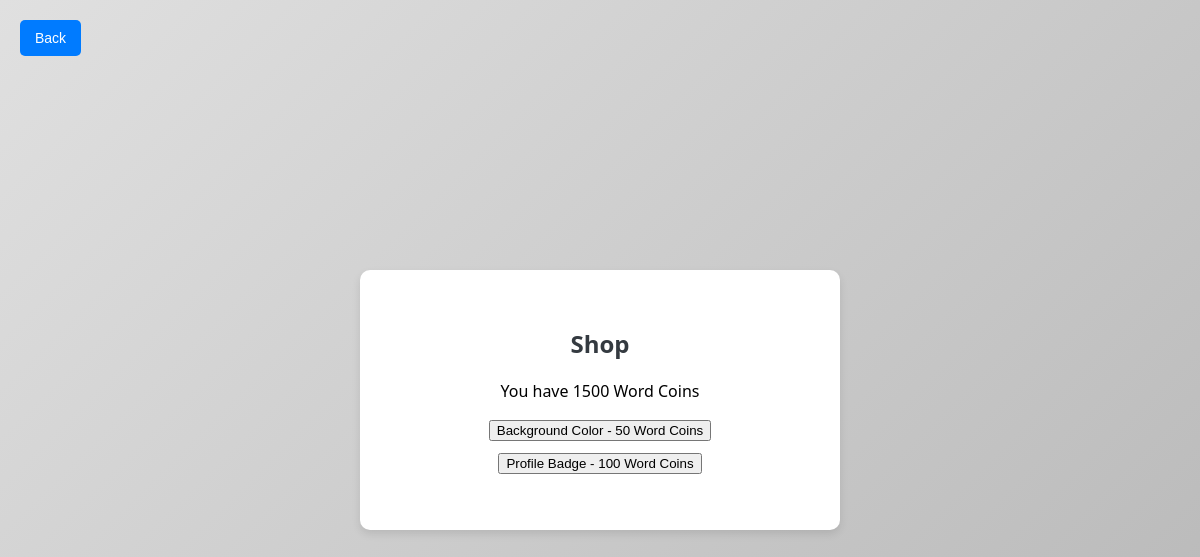
Page /shop (signed in) on the earlier database version.
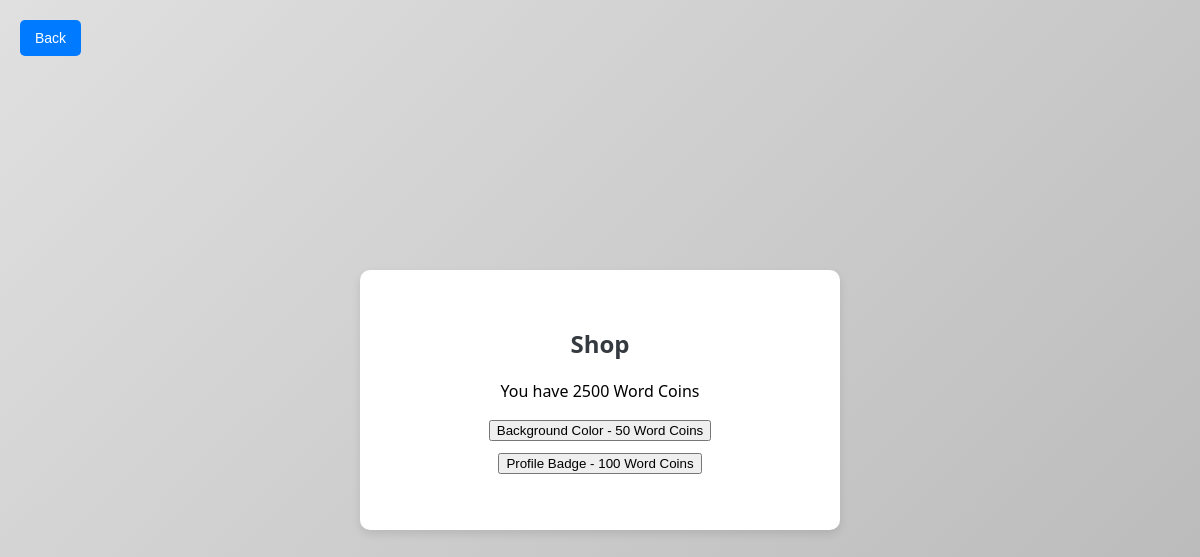
Same page on the later database version.
### app.py (models this page shows)
class User(UserMixin, db.Model):
    id = db.Column(db.Integer, primary_key=True)
    username = db.Column(db.String(150), unique=True, nullable=False)
    password = db.Column(db.String(150), nullable=False)
    contributions = db.Column(db.Text, nullable=True)
    date_joined = db.Column(db.DateTime, nullable=False, default=datetime.utcnow)
    word_coins = db.Column(db.Integer, nullable=False, default=0)
    achievements = db.Column(db.Text, nullable=True, default="")
    words_entered_today = db.Column(db.Integer, nullable=False, default=0)
    last_word_entry_date = db.Column(db.Date, nullable=True)

### app.py (the view)
@app.route('/shop')
@login_required
def shop():
    items = [
        {'name': 'Background Color', 'cost': 50, 'type': 'background_color'},
        {'name': 'Profile Badge', 'cost': 100, 'type': 'profile_badge'},
    ]
    return render_template('shop.html', items=items, word_coins=current_user.word_coins)

### app.py (called while the page is built)
@login_manager.user_loader
def load_user(user_id):
    return User.query.get(int(user_id))

### templates/shop.html (shortened to what this page needs)
<!DOCTYPE html>
<html>
<head>
    <link rel="stylesheet" type="text/css" href="{{ url_for('static', filename='styles.css') }}">
</head>
<body>
    <a href="{{ url_for('index') }}"><button class="back-button">Back</button></a>
    <div class="container">
        <h1>Shop</h1>
        <p>You have {{ word_coins }} Word Coins</p>
        <ul>
            {% for item in items %}
                <li>
                    <form method="POST" action="{{ url_for('redeem') }}">
                        <button type="submit">{{ item.name }} - {{ item.cost }} Word Coins</button>
                    </form>
                </li>
            {% endfor %}
        </ul>
    </div>
</body>
</html>

### static/styles.css (style rules this page uses)
body { font-family: 'Segoe UI', Tahoma, Geneva, Verdana, sans-serif; margin: 0; padding: 0; display: flex; justify-content: center; align-items: center; height: 100vh; }
.container { background-color: white; padding: 40px; border-radius: 10px; box-shadow: 0 4px 8px rgba(0, 0, 0, 0.1); max-width: 400px; width: 100%; text-align: center; position: relative; }
h1 { margin-bottom: 20px; font-size: 24px; color: #343a40; }
ul { list-style-type: none; padding: 0; }
li { margin-bottom: 10px; font-size: 16px; color: #343a40; }
.back-button { position: absolute; top: 20px; left: 20px; padding: 10px 15px; background-color: #007bff; color: white; border: none; border-radius: 5px; font-size: 14px; cursor: pointer; transition: background-color 0.3s ease; }

Differences in the rows shown:
changed User: word_coins "1500" → "2500"
